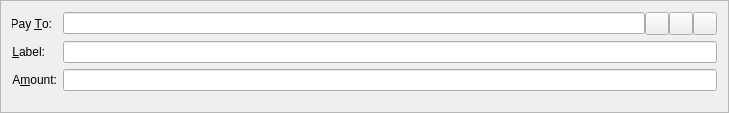
<?xml version="1.0" encoding="UTF-8"?>
<ui version="4.0">
 <class>SendCoinsEntry</class>
 <widget class="QFrame" name="SendCoinsEntry">
  <property name="geometry">
   <rect>
    <x>0</x>
    <y>0</y>
    <width>729</width>
    <height>113</height>
   </rect>
  </property>
  <property name="windowTitle">
   <string>Form</string>
  </property>
  <property name="frameShape">
   <enum>QFrame::StyledPanel</enum>
  </property>
  <property name="frameShadow">
   <enum>QFrame::Sunken</enum>
  </property>
  <layout class="QFormLayout" name="formLayout">
   <property name="fieldGrowthPolicy">
    <enum>QFormLayout::AllNonFixedFieldsGrow</enum>
   </property>
   <item row="0" column="0">
    <widget class="QLabel" name="label_2">
     <property name="text">
      <string>Pay &amp;To:</string>
     </property>
     <property name="alignment">
      <set>Qt::AlignRight|Qt::AlignTrailing|Qt::AlignVCenter</set>
     </property>
     <property name="buddy">
      <cstring>payTo</cstring>
     </property>
    </widget>
   </item>
   <item row="0" column="1">
    <layout class="QHBoxLayout" name="payToLayout">
     <property name="spacing">
      <number>0</number>
     </property>
     <item>
      <widget class="QValidatedLineEdit" name="payTo">
       <property name="toolTip">
        <string>The address to send the payment to  (e.g. MHxpQ5LgdqGkr7gXfAayKeohtdMVP7wnue)</string>
       </property>
       <property name="maxLength">
        <number>34</number>
       </property>
      </widget>
     </item>
     <item>
      <widget class="QToolButton" name="addressBookButton">
       <property name="toolTip">
        <string>Choose address from address book</string>
       </property>
       <property name="text">
        <string/>
       </property>
       <property name="icon">
        <iconset resource="../bitcoin.qrc">
         <normaloff>:/icons/address-book</normaloff>:/icons/address-book</iconset>
       </property>
       <property name="shortcut">
        <string>Alt+A</string>
       </property>
      </widget>
     </item>
     <item>
      <widget class="QToolButton" name="pasteButton">
       <property name="toolTip">
        <string>Paste address from clipboard</string>
       </property>
       <property name="text">
        <string/>
       </property>
       <property name="icon">
        <iconset resource="../bitcoin.qrc">
         <normaloff>:/icons/editpaste</normaloff>:/icons/editpaste</iconset>
       </property>
       <property name="shortcut">
        <string>Alt+P</string>
       </property>
      </widget>
     </item>
     <item>
      <widget class="QToolButton" name="deleteButton">
       <property name="toolTip">
        <string>Remove this recipient</string>
       </property>
       <property name="text">
        <string/>
       </property>
       <property name="icon">
        <iconset resource="../bitcoin.qrc">
         <normaloff>:/icons/remove</normaloff>:/icons/remove</iconset>
       </property>
      </widget>
     </item>
    </layout>
   </item>
   <item row="1" column="0">
    <widget class="QLabel" name="label_4">
     <property name="text">
      <string>&amp;Label:</string>
     </property>
     <property name="alignment">
      <set>Qt::AlignRight|Qt::AlignTrailing|Qt::AlignVCenter</set>
     </property>
     <property name="buddy">
      <cstring>addAsLabel</cstring>
     </property>
    </widget>
   </item>
   <item row="1" column="1">
    <layout class="QHBoxLayout" name="horizontalLayout_2">
     <property name="spacing">
      <number>0</number>
     </property>
     <item>
      <widget class="QValidatedLineEdit" name="addAsLabel">
       <property name="enabled">
        <bool>true</bool>
       </property>
       <property name="toolTip">
        <string>Enter a label for this address to add it to your address book</string>
       </property>
      </widget>
     </item>
    </layout>
   </item>
   <item row="2" column="0">
    <widget class="QLabel" name="label">
     <property name="text">
      <string>A&amp;mount:</string>
     </property>
     <property name="alignment">
      <set>Qt::AlignRight|Qt::AlignTrailing|Qt::AlignVCenter</set>
     </property>
     <property name="buddy">
      <cstring>payAmount</cstring>
     </property>
    </widget>
   </item>
   <item row="2" column="1">
    <widget class="BitcoinAmountField" name="payAmount"/>
   </item>
  </layout>
 </widget>
 <customwidgets>
  <customwidget>
   <class>QValidatedLineEdit</class>
   <extends>QLineEdit</extends>
   <header>qvalidatedlineedit.h</header>
  </customwidget>
  <customwidget>
   <class>BitcoinAmountField</class>
   <extends>QLineEdit</extends>
   <header>bitcoinamountfield.h</header>
   <container>1</container>
  </customwidget>
 </customwidgets>
 <resources>
  <include location="../bitcoin.qrc"/>
 </resources>
 <connections/>
</ui>
